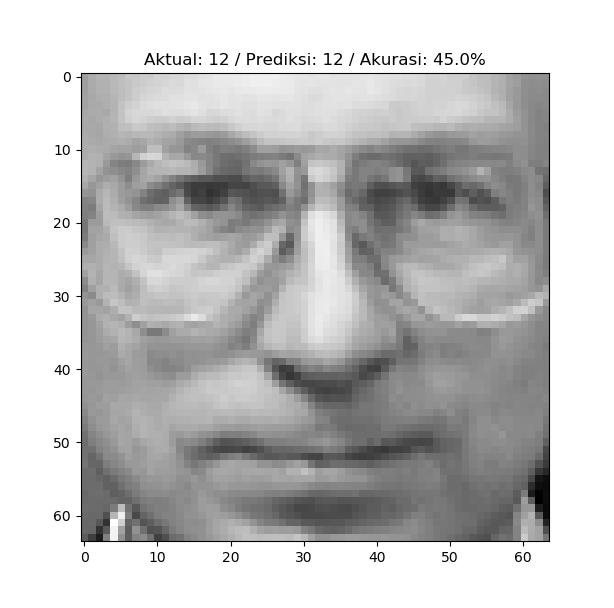

Write the Python code that produced this figure.
import pandas as pd
import numpy as np
import matplotlib.pyplot as plt

from sklearn.datasets import fetch_olivetti_faces
wajah = fetch_olivetti_faces()
print(dir(wajah))
# print(len(wajah['data'][0]))    # 64x64 = 4096
# print(wajah['images'][0])       # 64 arr @64
# print(wajah['target'])          # 40 person @10 pose

# ===============================
# split: 90% train & 10% test

from sklearn.model_selection import train_test_split
xtra, xtes, ytra, ytes = train_test_split(
    wajah['data'], 
    wajah['target'], 
    test_size = .1
)
# print(len(xtra))
# print(len(xtes))
# print(xtra[0])
# print(ytra[0])

# ===============================
# decision tree

from sklearn.tree import DecisionTreeClassifier
model = DecisionTreeClassifier()

# train
model.fit(xtra, ytra)

# akurasi
print(model.score(xtes, ytes))

# predict
print(xtes[0])
print(model.predict([xtes[0]]))
print(ytes[0])

# ===============================
# plot

# plt.figure('Wajah', figsize=(10,4))
# for i in range(10):
    # person = 15       
    # start: 0 end: 39
    # plt.subplot(2, 5, i + 1)
    # plt.imshow(wajah['images'][i + (10 * person)], cmap = 'gray')
    # plt.suptitle('Wajah orang ke-{}'.format(person))

plt.figure('Prediksi', figsize=(4,4))
plt.imshow(xtes[0].reshape(64,64), cmap = 'gray')
plt.title('Aktual: {} / Prediksi: {} / Akurasi: {}%'.format(
    ytes[0],
    model.predict([xtes[0]])[0],
    model.score(xtes, ytes) * 100
))

plt.show()
